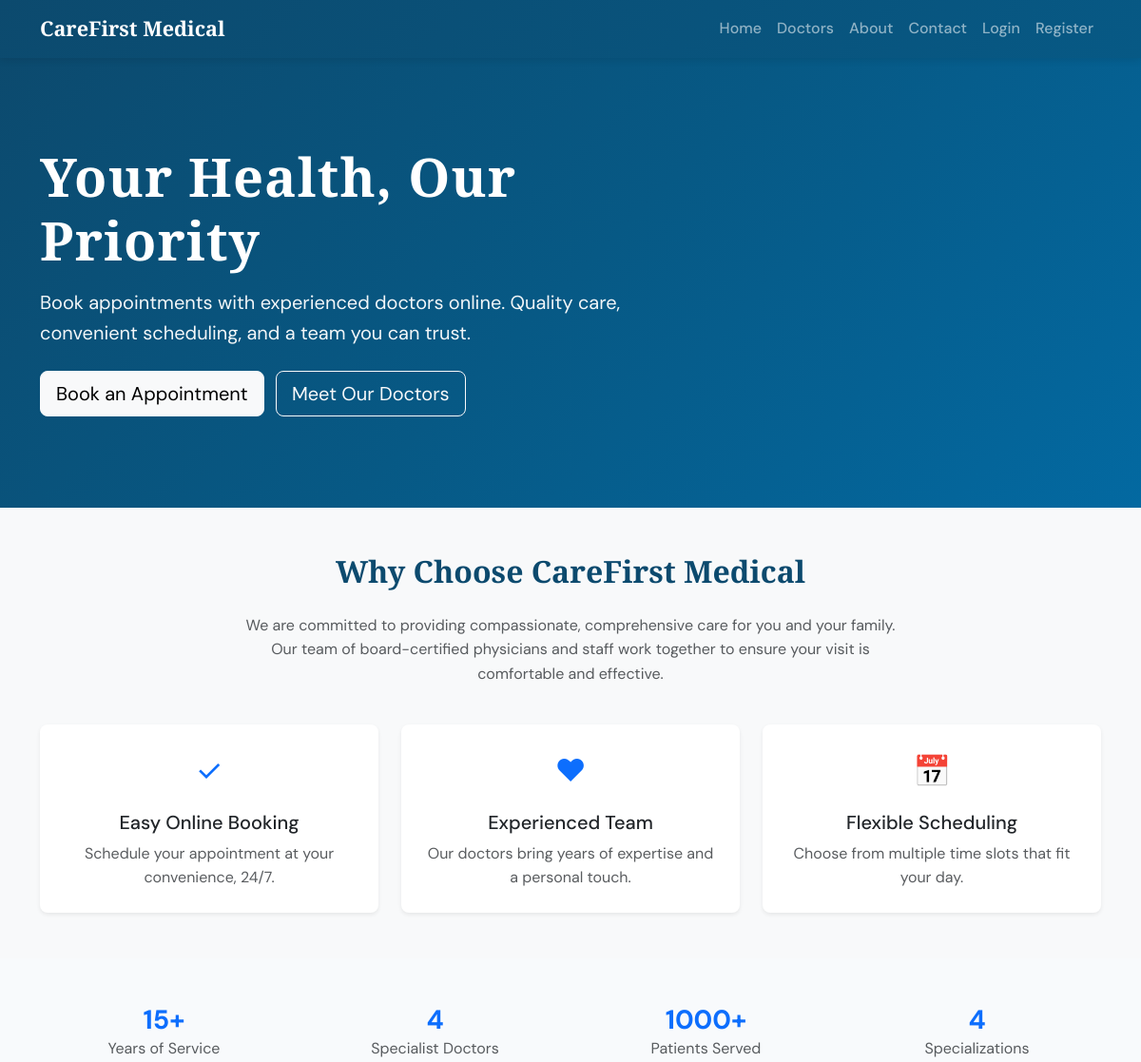
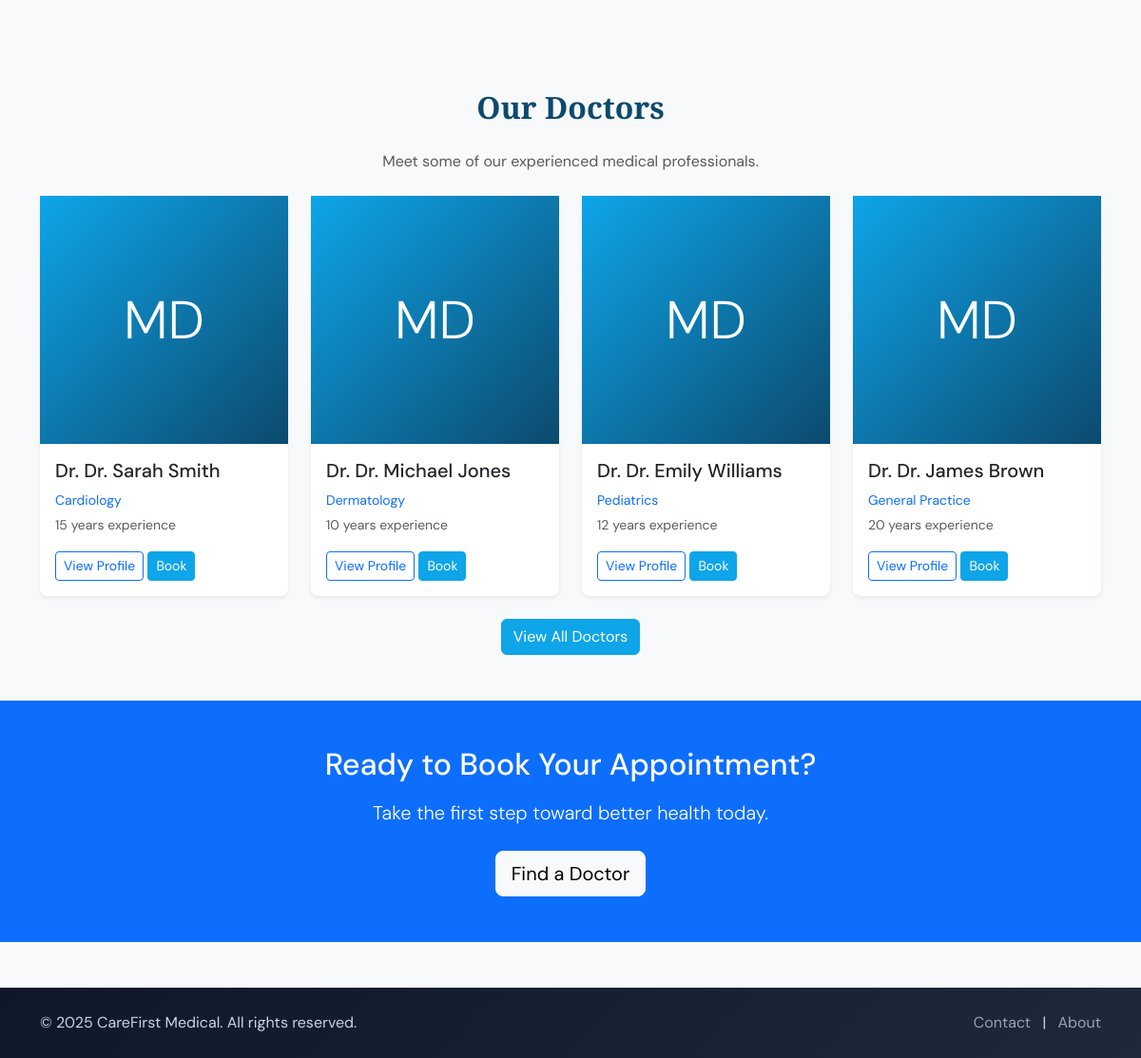
The page / on the database its author committed (2 pictures, top to bottom).
### models.py (models this page shows, shortened)
class Doctor(db.Model):
    __tablename__ = 'doctors'
    doctor_id = db.Column(db.Integer, primary_key=True)
    user_id = db.Column(db.Integer, db.ForeignKey('users.user_id'), nullable=False, unique=True)
    specialization = db.Column(db.String(100), nullable=False)  # Cardiology, Dermatology, etc.
    qualifications = db.Column(db.String(500), nullable=True)
    years_of_experience = db.Column(db.Integer, nullable=True)
    consultation_fee = db.Column(db.Numeric(10, 2), nullable=True)
    available_days = db.Column(db.String(200), nullable=True)  # e.g. "Mon,Tue,Wed,Thu,Fri"
    available_time_slots = db.Column(db.String(500), nullable=True)  # e.g. "09:00,10:00,11:00,14:00,15:00"
    about_text = db.Column(db.Text, nullable=True)
    profile_image_filename = db.Column(db.String(255), nullable=True)
    appointments = db.relationship(
        'Appointment', backref='doctor', lazy='dynamic',
        foreign_keys='Appointment.doctor_id', cascade='all, delete-orphan'
    )

class User(UserMixin, db.Model):
    __tablename__ = 'users'
    user_id = db.Column(db.Integer, primary_key=True)
    username = db.Column(db.String(80), unique=True, nullable=False, index=True)
    email = db.Column(db.String(120), unique=True, nullable=False, index=True)
    password_hash = db.Column(db.String(256), nullable=False)
    user_role = db.Column(db.String(20), nullable=False, default='patient')  # patient, doctor, admin
    full_name = db.Column(db.String(120), nullable=True)
    phone_number = db.Column(db.String(20), nullable=True)
    date_of_birth = db.Column(db.Date, nullable=True)
    account_creation = db.Column(db.DateTime, default=datetime.utcnow)
    last_login = db.Column(db.DateTime, nullable=True)
    appointments_as_patient = db.relationship(
        'Appointment', backref='patient_user', lazy='dynamic',
        foreign_keys='Appointment.patient_id', cascade='all, delete-orphan'
    )
    doctor_profile = db.relationship(
        'Doctor', backref='user', uselist=False, lazy='joined',
        foreign_keys='Doctor.user_id', cascade='all, delete-orphan'
    )

### app.py (the view)
@app.route('/')
def index():
    featured = Doctor.query.limit(4).all()
    return render_template('home.html', featured=featured)

### templates/home.html (shortened to what this page needs)
{% extends "base.html" %}
{% block content %}
<section class="hero-section py-5">
    <div class="container hero-content py-5">
        <div class="row align-items-center">
            <div class="col-lg-7 text-white">
                <h1 class="hero-title display-4 fw-bold mb-3">Your Health, Our Priority</h1>
                <p class="hero-subtitle lead mb-4">Book appointments with experienced doctors online. Quality care, convenient scheduling, and a team you can trust.</p>
                <a href="{{ url_for('book_appointment') if current_user.is_authenticated and current_user.user_role == 'patient' else url_for('doctors') }}" class="btn btn-light btn-lg me-2">Book an Appointment</a>
                <a href="{{ url_for('doctors') }}" class="btn btn-outline-light btn-lg">Meet Our Doctors</a>
            </div>
        </div>
    </div>
</section>
<section class="py-5 bg-light">
    <div class="container">
        <h2 class="section-title text-center mb-4">Why Choose CareFirst Medical</h2>
        <p class="text-center text-muted mx-auto" style="max-width: 700px;">We are committed to providing compassionate, comprehensive care for you and your family. Our team of board-certified physicians and staff work together to ensure your visit is comfortable and effective.</p>
        <div class="row g-4 mt-3">
            <div class="col-md-4">
                <div class="card h-100 border-0 shadow-sm">
                    <div class="card-body text-center p-4">
                        <div class="mb-3 fs-2 text-primary">&#10003;</div>
                        <h5 class="card-title">Easy Online Booking</h5>
                        <p class="card-text text-muted">Schedule your appointment at your convenience, 24/7.</p>
                    </div>
                </div>
            </div>
            <div class="col-md-4">
                <div class="card h-100 border-0 shadow-sm">
                    <div class="card-body text-center p-4">
                        <div class="mb-3 fs-2 text-primary">&#9829;</div>
                        <h5 class="card-title">Experienced Team</h5>
                        <p class="card-text text-muted">Our doctors bring years of expertise and a personal touch.</p>
                    </div>
                </div>
            </div>
            <div class="col-md-4">
                <div class="card h-100 border-0 shadow-sm">
                    <div class="card-body text-center p-4">
                        <div class="mb-3 fs-2 text-primary">&#128197;</div>
                        <h5 class="card-title">Flexible Scheduling</h5>
                        <p class="card-text text-muted">Choose from multiple time slots that fit your day.</p>
                    </div>
                </div>
            </div>
        </div>
    </div>
</section>
<section class="py-5">
    <div class="container">
        <div class="row g-4 text-center">
            <div class="col-6 col-md-3">
                <h3 class="text-primary fw-bold mb-0">15+</h3>
                <p class="text-muted mb-0">Years of Service</p>
            </div>
            <div class="col-6 col-md-3">
                <h3 class="text-primary fw-bold mb-0">{{ featured|length if featured else 4 }}</h3>
                <p class="text-muted mb-0">Specialist Doctors</p>
            </div>
            <div class="col-6 col-md-3">
                <h3 class="text-primary fw-bold mb-0">1000+</h3>
                <p class="text-muted mb-0">Patients Served</p>
            </div>
            <div class="col-6 col-md-3">
                <h3 class="text-primary fw-bold mb-0">4</h3>
                <p class="text-muted mb-0">Specializations</p>
            </div>
        </div>
    </div>
</section>
<section class="py-5 bg-light">
    <div class="container">
        <h2 class="section-title text-center mb-4">Our Doctors</h2>
        <p class="text-center text-muted mb-4">Meet some of our experienced medical professionals.</p>
        <div class="row g-4">
            {% for doctor in featured %}
            <div class="col-md-6 col-lg-3">
                <div class="card doctor-card h-100 border-0 shadow-sm">
                    <div class="doctor-card-img-wrapper">
                        {% if doctor.profile_image_filename %}
                        <img src="{{ url_for('static', filename='uploads/' + doctor.profile_image_filename) }}" class="card-img-top" alt="{{ doctor.user.full_name }}">
                        {% else %}
                        <div class="doctor-placeholder d-flex align-items-center justify-content-center">
                            <span class="display-4 text-white">MD</span>
                        </div>
                        {% endif %}
                    </div>
                    <div class="card-body">
                        <h5 class="card-title">Dr. {{ doctor.user.full_name or doctor.user.username }}</h5>
                        <p class="card-text text-primary small mb-1">{{ doctor.specialization }}</p>
                        <p class="card-text small text-muted">{{ doctor.years_of_experience or 0 }} years experience</p>
                        <a href="{{ url_for('doctors') }}?specialization={{ doctor.specialization }}" class="btn btn-outline-primary btn-sm">View Profile</a>
                        {% if current_user.is_authenticated and current_user.user_role == 'patient' %}
                        <a href="{{ url_for('book_appointment', doctor_id=doctor.doctor_id) }}" class="btn btn-primary btn-sm">Book</a>
                        {% elif not current_user.is_authenticated %}
                        <a href="{{ url_for('login', next=url_for('book_appointment', doctor_id=doctor.doctor_id)) }}" class="btn btn-primary btn-sm">Book</a>
                        {% endif %}
                    </div>
                </div>
            </div>
            {% endfor %}
        </div>
        <div class="text-center mt-4">
            <a href="{{ url_for('doctors') }}" class="btn btn-primary">View All Doctors</a>
        </div>
    </div>
</section>
<section class="py-5 bg-primary text-white">
    <div class="container text-center">
        <h2 class="mb-3">Ready to Book Your Appointment?</h2>
        <p class="lead mb-4">Take the first step toward better health today.</p>
        <a href="{{ url_for('doctors') }}" class="btn btn-light btn-lg">Find a Doctor</a>
    </div>
</section>
{% endblock %}

### static/css/custom.css (style rules this page uses)
:root { --color-bg: #f8fafc; --color-text: #1e293b; --color-muted: #64748b; --color-primary: #0ea5e9; --color-primary-dark: #0284c7; --color-accent: #0c4a6e; --color-success: #059669; --color-danger: #dc2626; --font-heading: 'Libre Baskerville', Georgia, serif; --font-body: 'DM Sans', -apple-system, BlinkMacSystemFont, sans-serif; --spacing-section: 4rem; --transition-fast: 0.2s ease; --nav-height: 56px; }
* { box-sizing: border-box; }
body { font-family: var(--font-body); color: var(--color-text); background-color: var(--color-bg); padding-top: var(--nav-height); line-height: 1.6; }
.section-title { font-family: var(--font-heading); font-weight: 600; color: var(--color-accent); }
.hero-section { background: linear-gradient(135deg, #0c4a6e 0%, #075985 50%, #0369a1 100%); position: relative; }
.hero-content { position: relative; z-index: 1; }
.hero-title { font-family: var(--font-heading); font-weight: 600; letter-spacing: 0.02em; }
.hero-subtitle { font-weight: 400; opacity: 0.95; }
.doctor-card { transition: transform var(--transition-fast), box-shadow var(--transition-fast); }
.doctor-card-img-wrapper { overflow: hidden; aspect-ratio: 1; background: linear-gradient(135deg, var(--color-primary) 0%, var(--color-accent) 100%); }
.doctor-placeholder { width: 100%; height: 100%; min-height: 200px; background: linear-gradient(135deg, var(--color-primary) 0%, var(--color-accent) 100%); }
.btn-primary { background-color: var(--color-primary); border-color: var(--color-primary); }
html { scroll-behavior: smooth; }
.card { border-radius: 0.5rem; }

### rows shown on the page
Doctor: shows "MD", user "Dr. Sarah Smith", specialization "Cardiology", years_of_experience "15"
Doctor: shows "MD", user "Dr. Michael Jones", specialization "Dermatology", years_of_experience "10"
Doctor: shows "MD", user "Dr. Emily Williams", specialization "Pediatrics", years_of_experience "12"
Doctor: shows "MD", user "Dr. James Brown", specialization "General Practice", years_of_experience "20"

### other values the page prints
{{ featured|length if featured else 4 }} "4"
